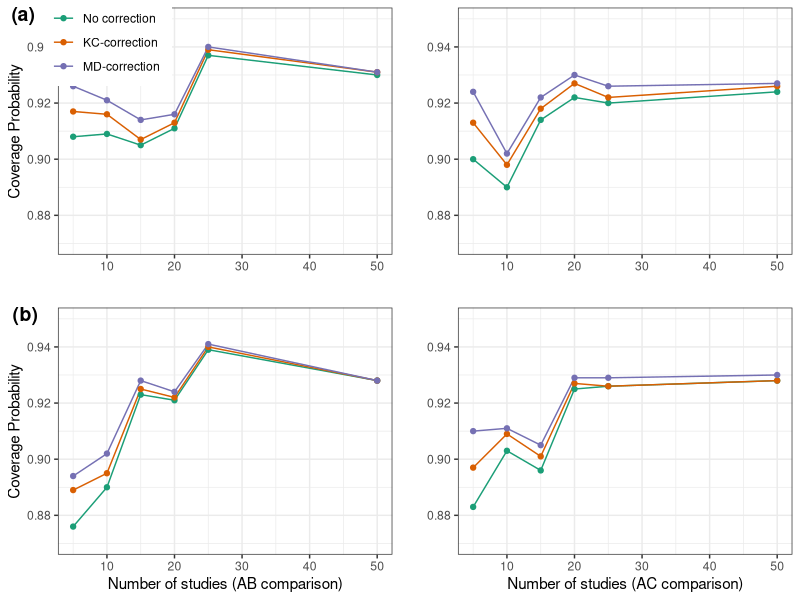

Write the R code that produced this figure.
### Last updated on 09-11-2024
### Figure 3

######################## Code to reproduce Figure 3 ############################
library(ggplot2)
library(ggpubr)

table1 = read.csv("simu_table_rhow_0.2.csv")
table2 = read.csv("simu_table_rhow_0.5.csv")

table1$method <- factor(table1$method,
                        levels = c('No correction','KC-correction','MD-correction'),
                        ordered = TRUE)
table2$method <- factor(table2$method,
                        levels = c('No correction','KC-correction','MD-correction'),
                        ordered = TRUE)

p1 <- ggplot(table1, aes(x = n, y = cp_ab)) +
  geom_line(aes(colour = method)) +
  geom_point(aes(colour = method)) +
  scale_color_brewer(palette = "Dark2") +
  xlab("") +
  ylab("Coverage Probability") +
  ylim(c(0.87, 0.95)) +
  theme_bw() +
  theme(legend.title=element_blank(),
        legend.position = c(0.15, 0.86), # c(0,0) bottom left, c(1,1) top-right.
        legend.background = element_rect(fill = "white", colour = NA))

p2 <- ggplot(table1, aes(x = n, y = cp_bc)) +
  geom_line(aes(colour = method)) +
  geom_point(aes(colour = method)) +
  scale_color_brewer(palette = "Dark2") +
  xlab("") +
  ylab("") +
  ylim(c(0.87, 0.95)) +
  theme_bw() +
  theme(legend.position = "none")

##################
p3 <- ggplot(table2, aes(x = n, y = cp_ab)) +
  geom_line(aes(colour = method)) +
  geom_point(aes(colour = method)) +
  scale_color_brewer(palette = "Dark2") +
  xlab("Number of studies (AB comparison)") + ylab("Coverage Probability") +
  ylim(c(0.87, 0.95)) +
  theme_bw() +
  theme(legend.position = "none")

p4 <- ggplot(table2, aes(x = n, y = cp_bc)) +
  geom_line(aes(colour = method)) +
  geom_point(aes(colour = method)) +
  scale_color_brewer(palette = "Dark2") +
  xlab("Number of studies (AC comparison)") + ylab("") +
  ylim(c(0.87, 0.95)) +
  theme_bw() +
  theme(legend.position = "none")

p <- ggarrange(p1, p2, p3, p4, ncol = 2, nrow = 2, labels = c("(a)" ,"", "(b)", ""),
               align = "h")

ggsave(p, file = "simu_correct.png", height = 8, width = 11, bg = "white")
